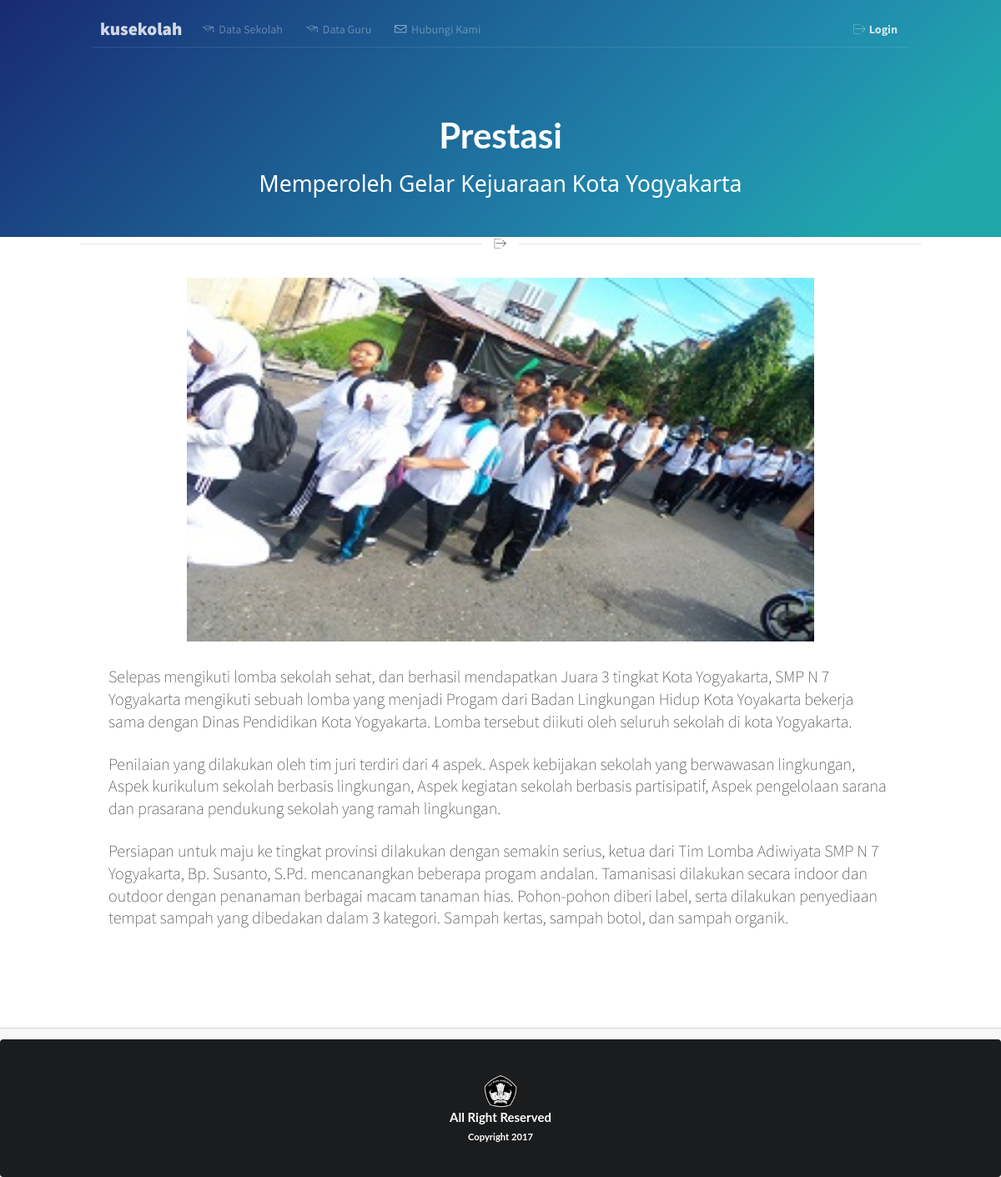
Screenshot of /prestasiartikel.php?id=2 with the database file from the repository.
### tables this page shows
CREATE TABLE `berita_prestasi` (
  `id` int(11) NOT NULL,
  `judul` varchar(255) NOT NULL,
  `foto` varchar(25) NOT NULL,
  `desk` text NOT NULL,
  `paragraf1` text NOT NULL,
  `paragraf2` text NOT NULL,
  `paragraf3` text NOT NULL
);

### prestasiartikel.php (the view, shortened to what this page needs)
<?php
     $kunci=$_GET['id'];
    $sql=mysql_query("select * from berita_prestasi where id=$kunci");
    $berita = mysql_fetch_object($sql);
?>
<!DOCTYPE html>
<html>
<head>
  <link rel="stylesheet" type="text/css" href="semantic-ui/semantic.css">
  <link rel="stylesheet" type="text/css" href="homepage.css">
  <link rel="stylesheet" type="text/css" href="iconfonts/flaticon.css">
  <link rel="stylesheet" type="text/css" href="dist/components/icon.css">
  <link rel="stylesheet" type="text/css" href="dist/components/header.css">
  </head>
  <body id="home">
  <div class="ui inverted masthead centered segment">
    <div class="ui page grid">
      <div class="column">
        <div class="ui secondary pointing menu">
          <a class="logo item" onclick="window.location.href='index.html'">
            kusekolah  </a>
          <a class="item" onclick="window.location.href='datasekolah/userpage.php'">
            <i class="white flaticon-graduates" style="color: white"></i> Data Sekolah
          </a>
          <a class="item" onclick="window.location.href='dataguru/userpage.php'">
            <i class="white flaticon-graduates" style="color: white"></i> Data Guru
          </a>
          <a class="item" onclick="window.location.href='hubungikami.php'">
            <i class="white flaticon-mail" style="color: white"></i> Hubungi Kami
          </a>
          <div class="right menu">
            <a class="ui item" href="login.html" style="color: white" title="Login Ke Akun Anda">
              <i class="white flaticon-outcoming icon" style="color: white"></i><b>Login</b>
            </a>
          </div>
        </div>
        <div class="ui hidden transition information">
          <h1 class="ui inverted centered header">
                Prestasi
          </h1>
            <p class="ui header" style="font-family: 'Segoe UI'; color: #fff; "> <?php echo $berita->judul;?> </p>
          <br>
        </div>
      </div>
    </div>
  </div>
  <div class="ui vertical feature segment">
    <div class="ui centered page grid">
      <div class="ui horizontal divider">
        <i class="black flaticon-outcoming icon"></i>
      </div>
      <div class="ui container" style="margin-top: 5px;">
  <div class="ui grid" style="background-color: #fff; padding: 20px">
    <div class="sixteen wide column">
      <center><img src="img/<?php echo $berita->foto;?>" style="width: 80%"></center>
      <h2 style="font-size: 20px; font-weight: 100"><?php echo $berita->paragraf1;?></h2>
      <h2 style="font-size: 20px; font-weight: 100"><?php echo $berita->paragraf2;?></h2>
     <h2 style="font-size: 20px; font-weight: 100"><?php echo $berita->paragraf3;?></h2>
    </div>
  </div>
</div>
    </div>
  </div>
  <div class="ui inverted footer segment center">
    <div class="ui container">
      <center><img src="img/twh.png" style="width: 40px;height: 40px"></center>
    </div>
      <center>
        <h4 class="ui inverted header">All Right Reserved<br><sub>Copyright 2017</sub></h4>
      </center>
  </div>
</body>
</html>

### homepage.css (style rules this page uses)
html { font-size: 14px; }
#home .masthead { background: rgb(24,42,115); background: -moz-linear-gradient(-45deg, rgba(24,42,115,1) 0%, rgba(33,138,174,1) 69%, rgba(32,167,172,1) 89%); background: -webkit-gradient(linear, left top, right bottom, color-stop(0%,rgba(24,42,115,1)), color-stop(69%,rgba(33,138,174,1)), color-stop(89%,rgba(32,167,172,1))); background: -webkit-linear-gradient(-45deg, rgba(24,42,115,1) 0%,rgba(33,138,174,1) 69%,rgba(32,167,172,1) 89%); background: -o-linear-gradient(-45deg, rgba(24,42,115,1) 0%,rgba(33,138,174,1) 69%,rgba(32,167,172,1) 89%); background: -ms-linear-gradient(-45deg, rgba(24,42,115,1) 0%,rgba(33,138,174,1) 69%,rgba(32,167,172,1) 89%); background: linear-gradient(135deg, rgba(24,42,115,1) 0%,rgba(33,138,174,1) 69%,rgba(32,167,172,1) 89%); filter: progid:DXImageTransform.Microsoft.gradient( startColorstr='#182a73', endColorstr='#20a7ac',GradientType=1 ); border-radius: 0; margin: 0em; padding: 1rem 0rem 0; }
#home .masthead .column { position: relative; }
#home .masthead .information { margin: 6em 1em 0 1em; text-align: center; }
#home .masthead .information p { display: block; text-align: center; width: 100%; font-weight: 300; font-size: 20pt; }
#home .ui.vertical.feature.segment { border-radius: 0; padding-top: 0 !important; }
#home .ui.vertical.feature.segment .column, #home .ui.vertical.feature.segment .column:after, #home .ui.vertical.feature.segment .column:before { box-shadow: none !important; }
.ui.secondary.pointing.menu { border-bottom: 1px solid rgba(255,255,255, 0.1); }
.ui.menu .logo.item { font-weight: 800;color: #ffffff;font-size: 16pt;padding: 0 10px !important; }
.ui.menu .item { color: rgba(255,255,255,0.4); }
.ui.secondary.pointing.menu > .menu > .item, .ui.secondary.pointing.menu > .item { border-bottom-width: 1px; margin: 0 0 -1px; }
.ui.secondary.pointing.menu .item i { margin-right: 3px; color: rgba(255,255,255,0.6); }
.ui.secondary.pointing.menu > .menu > .item:not(.logo), .ui.secondary.pointing.menu > .item:not(.logo) { padding: 1em 0; margin-left: 1em; margin-right: 1em; }
#home .segment h1 { font-size: 3em; }
#home .vertical.segment { padding: 5rem 0rem; }
#home .feature.segment { margin: 0em; padding: 6rem 0rem; }
#home .footer.segment { background-color: #000000; padding: 3rem 0rem; }

### rows the page displays
berita_prestasi: judul "Memperoleh Gelar Kejuaraan Kota Yogyakarta", foto (picture), paragraf1 "Selepas mengikuti lomba sekolah sehat, dan berhasil mendapatkan Juara 3 tingkat Kota Yogyakarta, SMP N 7 Yogyakarta mengikuti sebuah lomba yang menjadi Progam dari Badan Lingkungan Hidup Kota Yoyakarta bekerja sama dengan Dinas Pendidikan Kota Yogyakarta. Lomba tersebut diikuti oleh seluruh sekolah di kota Yogyakarta.", paragraf2 "Penilaian yang dilakukan oleh tim juri terdiri dari 4 aspek. Aspek kebijakan sekolah yang berwawasan lingkungan, Aspek kurikulum sekolah berbasis lingkungan, Aspek kegiatan sekolah berbasis partisipatif, Aspek pengelolaan sarana dan prasarana pendukung sekolah yang ramah lingkungan.", paragraf3 "Persiapan untuk maju ke tingkat provinsi dilakukan dengan semakin serius, ketua dari Tim Lomba Adiwiyata SMP N 7 Yogyakarta, Bp. Susanto, S.Pd. mencanangkan beberapa progam andalan. Tamanisasi dilakukan secara indoor dan outdoor dengan penanaman berbagai macam tanaman hias. Pohon-pohon diberi label, serta dilakukan penyediaan tempat sampah yang dibedakan dalam 3 kategori. Sampah kertas, sampah botol, dan sampah organik."
